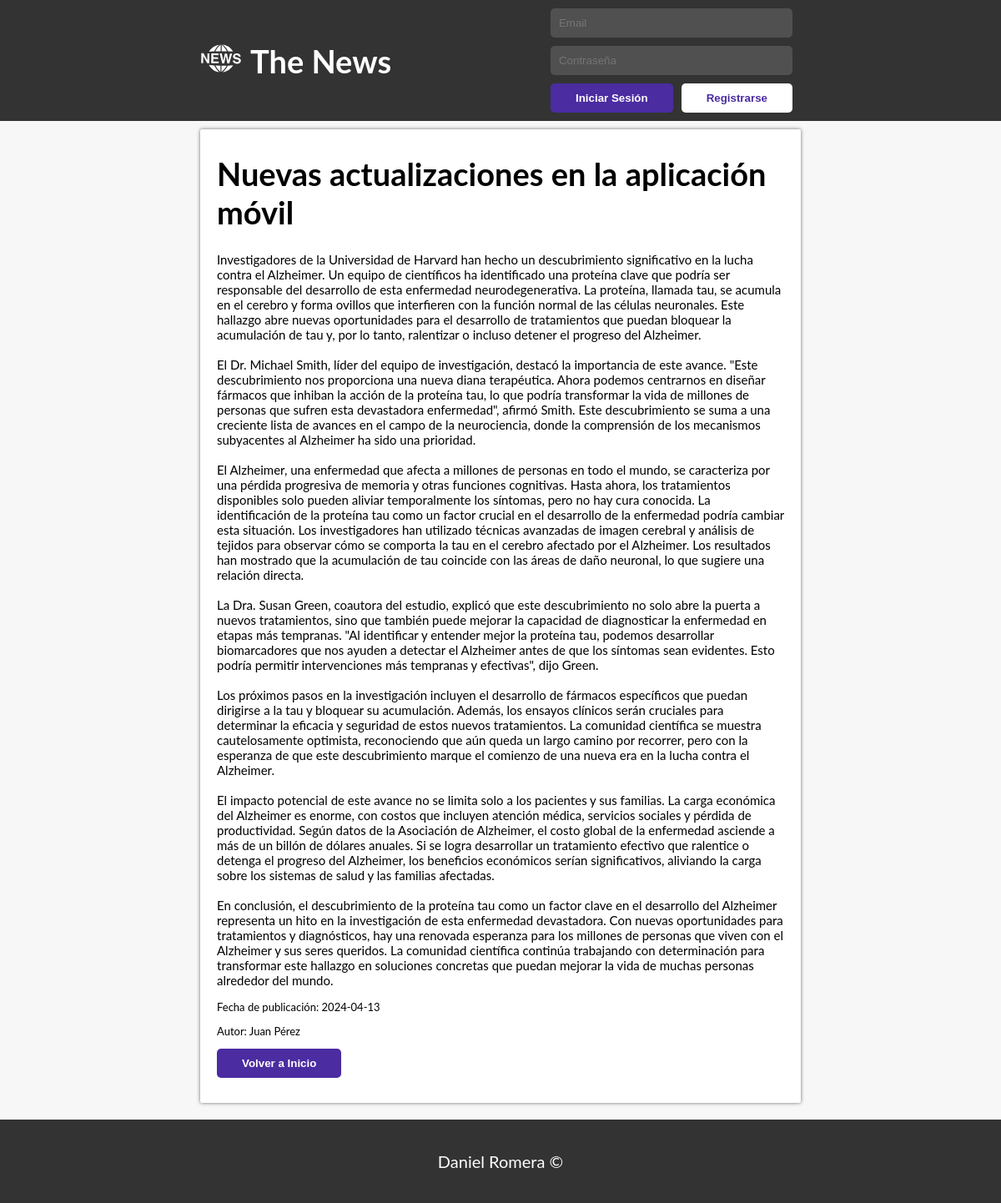
The app's page /vista/noticia.php?id=1 with its own data.
### tables this page shows
CREATE TABLE `noticia` (
  `id` int NOT NULL AUTO_INCREMENT,
  `titulo` varchar(255) NOT NULL,
  `cuerpo` text NOT NULL,
  `fecha` date NOT NULL,
  `id_autor` int NOT NULL,
  PRIMARY KEY (`id`)
);

CREATE TABLE `usuario` (
  `id` int NOT NULL AUTO_INCREMENT,
  `nombre` varchar(255) NOT NULL,
  `email` varchar(255) NOT NULL,
  `contrasena` varchar(255) NOT NULL,
  PRIMARY KEY (`id`)
);

### modelo/modelo.php (called while the page is built, shortened)
<?php
function crearConexion(){
    $conexion = mysqli_connect(HOST, USER, PASSWORD, DATABASE);
    if(!$conexion){
        die("<br>Error de conexión con la base de datos: " . mysqli_connect_error());
    }
    else{
        return $conexion;
    }
}
function getUsuario($id){
    $db = crearConexion();
    $sql = "SELECT nombre FROM usuario WHERE id = ?";
    $stmt = mysqli_prepare($db, $sql);
    $stmt->bind_param("i", $id);
    $stmt->execute();
    $result = $stmt->get_result();
    if(mysqli_num_rows($result) > 0){
        return $result;
    } else{
        echo "No hay nada en la tabla usuario";
    }
}
function getNoticia($id){
    $db = crearConexion();
    $sql = "SELECT * FROM noticia WHERE id = ?";
    $stmt = mysqli_prepare($db, $sql);
    $stmt->bind_param("i", $id);
    $stmt->execute();
    $result = $stmt->get_result();
    if(mysqli_num_rows($result) > 0){
        return $result;
    } else{
        echo "Noticia con id " . $id . "no encontrada";
    }
}
?>

### controlador/controlador.php (called while the page is built, shortened)
<?php
include "../modelo/modelo.php";
    ?>
    <?php
function mostrarNoticia($id){
    $datos = getNoticia($id);
    if(is_string($datos)){
        echo $datos;
    } else{
        $noticia = mysqli_fetch_assoc($datos);
        return $noticia;
    }
}
function mostrarUsuario($id){
    $datos = getUsuario($id);
    $usuario = mysqli_fetch_assoc($datos);
    return $usuario["nombre"];
}
?>

### vista/noticia.php (the view)
<?php
        require "../controlador/controlador.php";
        $id = $_GET["id"];
       $noticia = mostrarNoticia($id);
        include "header.php";
    ?>
        <main class="noticia-main">
                <div class="noticia w60">
                    <h1 class="titulo-noticia"><?php echo $noticia['titulo']; ?></h1>
                    <p class="descripcion-noticia"><?php echo nl2br($noticia['cuerpo']); ?></p>
                    <p class="detalle-noticia">Fecha de publicación: <?php echo $noticia['fecha']; ?></p>
                    <p class="detalle-noticia">Autor: <?php echo mostrarUsuario($noticia["id_autor"]); ?></p>
                    <button class="boton editar blanco novisited"  onclick="window.location.href='index.php'">Volver a Inicio</button>
                </div>
        </main>
        <?php
            include "footer.php";
        ?>
</body>
</html>

### css/styles.css (style rules this page uses)
html { font-size: 62.5%; box-sizing: border-box; }
*, *:before, *:after { box-sizing: inherit; }
body { font-family: var(--fuentePrincipal); margin: 0; position: relative; min-height: 100vh; display: flex; flex-direction: column; justify-content: space-between; background-color: #f7f7f7; }
.noticia-main { flex: 1; }
:root { --fuentePrincipal: "Lato", sans-serif; --colorPrincipal: #4b2ca1; }
h1 { font-size: 3.8rem; }
.w60 { max-width: 60%; margin: auto; }
.boton { font-weight: bold; text-decoration: none; padding: 1rem 3rem; text-align: center; border-radius: .5rem; border: none; }
.noticia h1 { margin-top: 0; }
.noticia { background-color: white; padding: 3rem 2rem; margin-top: 1rem; border-radius: .2rem; box-shadow: 0px 0px 4px #6b6b6b; margin-bottom: 2rem; word-wrap: break-word; }
.titulo-noticia { color: black; text-decoration: none; }
.detalle-noticia { font-size: 1.3rem; }
.descripcion-noticia { font-size: 1.5rem; }
.editar { background-color: var(--colorPrincipal); }
.blanco { color: white; }

### records on screen
noticia: titulo "Nuevas actualizaciones en la aplicación móvil", cuerpo "Investigadores de la Universidad de Harvard han hecho un descubrimiento significativo en la lucha contra el Alzheimer. Un equipo de científicos ha identificado una proteína clave que podría ser responsable del desarrollo de esta enfermedad neurodegenerativa. La proteína, llamada tau, se acumula en el cerebro y forma ovillos que interfieren con la función normal de las células neuronales. Este hallazgo abre nuevas oportunidades para el desarrollo de tratamientos que puedan bloquear la acumulación de tau y, por lo tanto, ralentizar o incluso detener el progreso del Alzheimer. El Dr. Michael Smith, líder del equipo de investigación, destacó la importancia de este avance. \"Este descubrimiento…", fecha "2024-04-13", id_autor.nombre "Juan Pérez"
